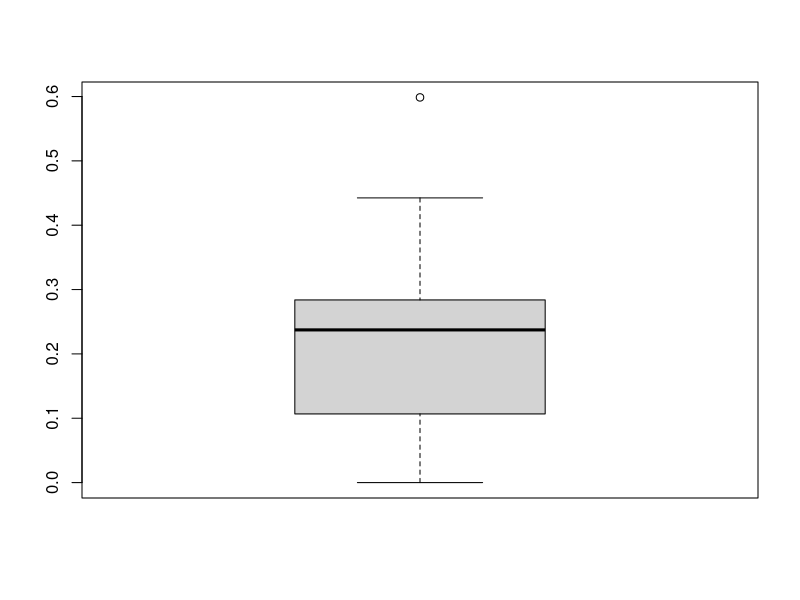
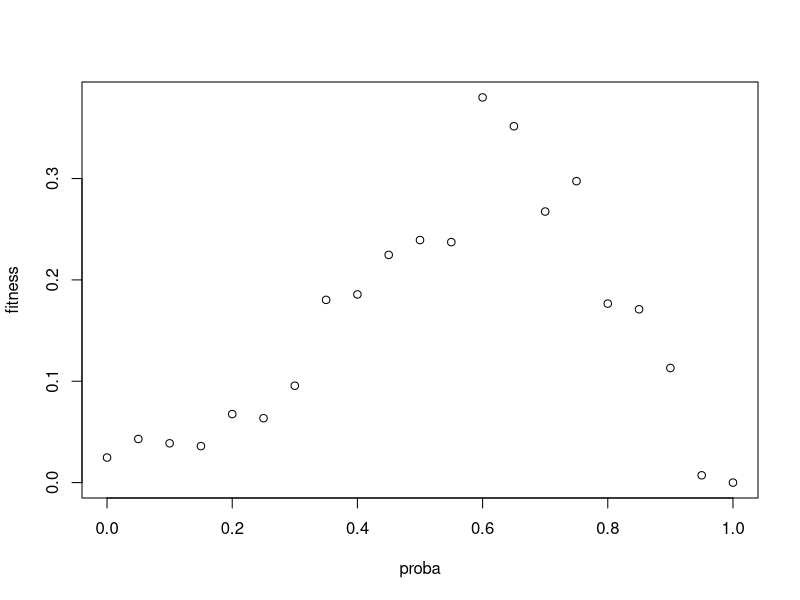
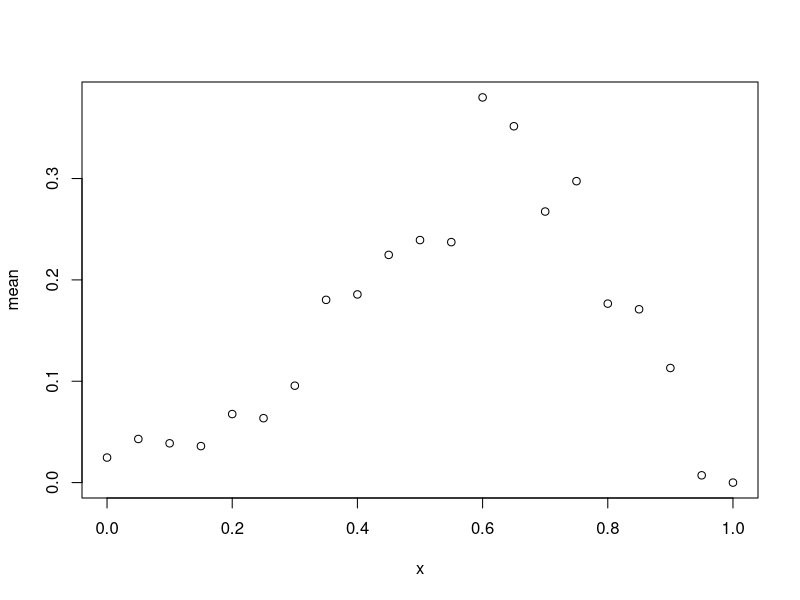
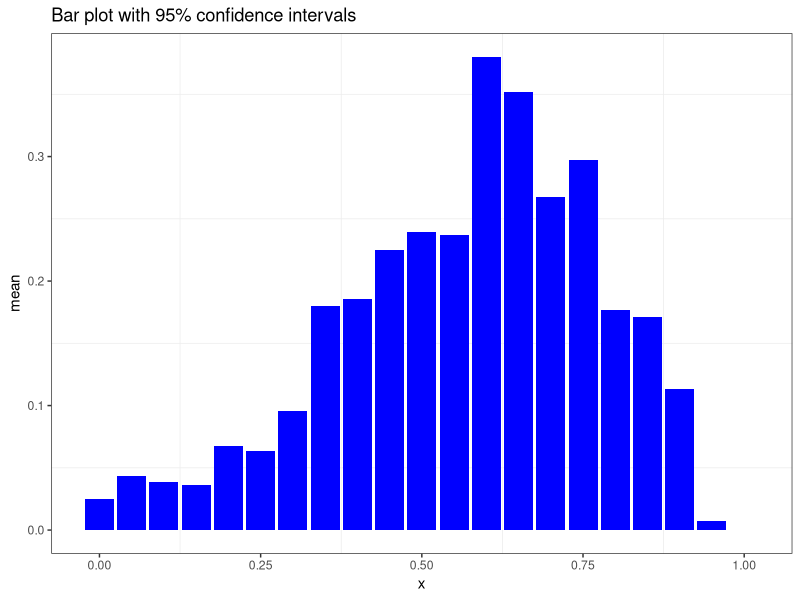

Source code (R) for these figures, in order: (Note: this script raises an error after producing the figures.)
#Analyse des fitness


plotLine <- function(x,y,data,xlim,ylim){
  vx = data$x
  vy = data$y
  stdy = 

  plot(func,data=data,type='l',col='red',xlim=xrange,ylim=yrange)
  sd = 1
  segments(x,y-sd,x,y+sd)
  epsilon <- 0.02
  segments(x-epsilon,y-sd,x+epsilon,y-sd)
  segments(x-epsilon,y+sd,x+epsilon,y+sd)
}



#Compute stat of data fame
doSummary <- function(x,y,d){
  alpha = 0.05
  # This data frame calculates statistics for each x.
  d.summary <- data.frame(
      x=unique(d[[x]]),
      mean=tapply(d[[y]], d[[x]], mean),
      n=tapply(d[[y]], d[[x]], length),
      sd=tapply(d[[y]], d[[x]], sd)
      )
  # Precalculate standard error of the mean (SEM)
  d.summary$sem <- d.summary$sd/sqrt(d.summary$n)
  
  # Precalculate margin of error for confidence interval
  d.summary$me <- qt(1-alpha/2, df=d.summary$n)*d.summary$sem
  return(d.summary)
}




d <- read.table("csv_stats.csv", header=TRUE, sep=",")



summary(d)
tmp <- subset(d,d[["nbRepetition"]]==10)
summary(tmp)
boxplot(tmp[["fitness"]])
test <- subset(tmp,tmp[["simuTime"]]==1)
summary(test)
dstat <-doSummary("proba","fitness",test)
summary(dstat)
plot(fitness~proba,data=subset(tmp,tmp[["simuTime"]]==1))
plot(mean~x,data=dstat)
require(ggplot2)
install.packages (pkgs=c ("labeling"), lib="/users/cortex/bchappet/.rkward/library")

ggplot(dstat, aes(x = x, y = mean)) +  
  geom_bar(position = position_dodge(), stat="identity", fill="blue") + 
  geom_errorbar(aes(ymin=mean-me, ymax=mean+me)) +
  ggtitle("Bar plot with 95% confidence intervals") + # plot title
  theme_bw() + # remove grey background (because Tufte said so)
  theme(panel.grid.major = element_blank()) # remove x and y major grid lines (because Tufte said so)

hist(fitness~proba*simuTime,tmp)

xrange <- range(tmp[["fitness"]]) 
yrange <- range(tmp[["proba"]]) 

plotLine(fitness~proba,subset(tmp,tmp[["simuTime"]]==1),xrange,yrange)
par(new = TRUE)
plot(fitness~proba,data=subset(tmp,tmp[["simuTime"]]==3),type='l',col='green',xlim=xrange,ylim=yrange)
par(new = TRUE)
plot(fitness~proba,data=subset(tmp,tmp[["simuTime"]]==5),type='l',col='black',xlim=xrange,ylim=yrange)
par(new = TRUE)




library(vioplot)

x1 <- tmp$fitness[tmp$simuTime == 1]
x2 <- tmp$fitness[tmp$simuTime == 3]
x3 <- tmp$fitness[tmp$simuTime == 5]
vioplot(x1, x2, x3, names=c("4 cyl", "6 cyl", "8 cyl"), col="gold")
title("Violin Plots fitness per simuTime")
